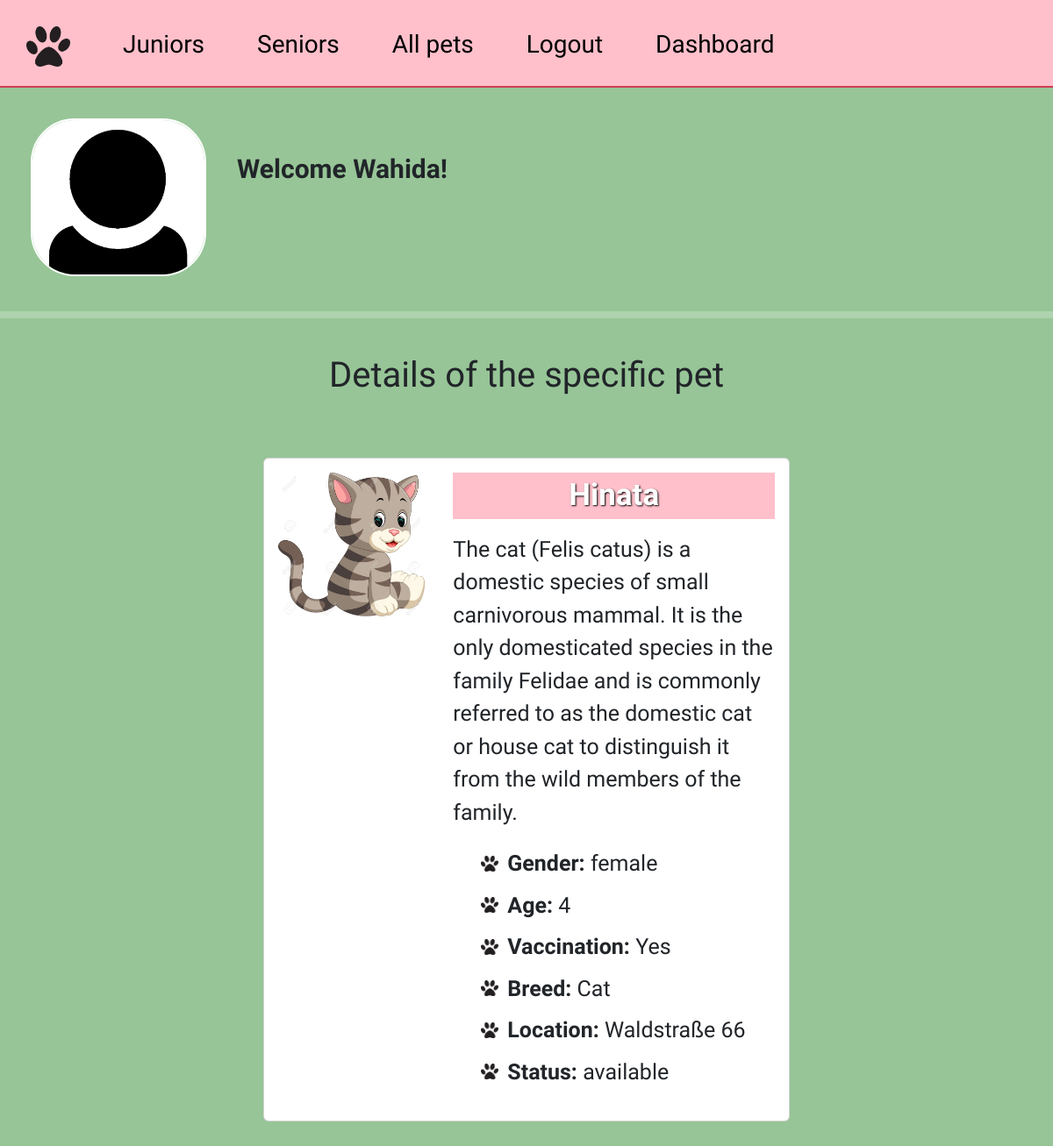
/details.php?id=2 (signed in), run on the app's committed database.
### tables this page shows
CREATE TABLE `users` (
  `usersID` int(11) NOT NULL,
  `first_name` varchar(255) NOT NULL,
  `last_name` varchar(255) NOT NULL,
  `email` varchar(255) NOT NULL,
  `phone_number` int(15) NOT NULL,
  `address` varchar(255) NOT NULL,
  `picture` varchar(255) DEFAULT NULL,
  `password` varchar(255) NOT NULL,
  `status` varchar(4) NOT NULL DEFAULT 'user'
);

CREATE TABLE `animal` (
  `animalID` int(11) NOT NULL,
  `name` varchar(255) NOT NULL,
  `gender` varchar(255) NOT NULL,
  `picture` varchar(255) NOT NULL,
  `location` varchar(255) NOT NULL,
  `description` varchar(500) NOT NULL,
  `size` decimal(13,2) NOT NULL,
  `age` int(3) NOT NULL,
  `vaccinated` varchar(255) NOT NULL,
  `breed` varchar(255) NOT NULL,
  `status` varchar(244) NOT NULL
);

### details.php (the view, shortened to what this page needs)
<?php
require_once "components/db_connect.php";
require_once "components/boot.php";
$logout ="";
$status = 'adm';
$sqli = "SELECT * FROM users WHERE status != '$status'";
$resulti = mysqli_query($connect, $sqli);
$body = '';
$dash = '';
if ($resulti->num_rows > 0) {
    while ($row = $resulti->fetch_array(MYSQLI_ASSOC)) {
        $body = $row['first_name'];
        $img = $row['picture'];
        $logout = " <a href='logout.php?logout'>Logout</a>";
        $dash = "<a href='dashboard.php'>Dashboard</a>";
    }
} else {
    $body = "No Data Available";
    $img = "No Data Available";
    $logout = " <a href='login.php'>Login</a>";
}
    if ($_GET['id']) {
        $id = $_GET['id'];
        $sql = "SELECT * FROM animal WHERE animalID = $id";
        $result = mysqli_query($connect, $sql);
        if (mysqli_num_rows($result) == 1) {
            $data = mysqli_fetch_assoc($result);
            $name = $data ['name'];
            $gender = $data ['gender'];
            $picture = $data ['picture'];
            $location = $data ['location'];
            $description = $data ['description'];
            $age = $data ['age'];
            $vaccinated = $data ['vaccinated'];
            $breed = $data ['breed'];
            $status = $data ['status'];
        } else {
            header("location: error.php");
        }
    } else {
        header("location: error.php");
    }
?>
<!DOCTYPE html>
<html lang="en">
<head>
    <link rel="stylesheet" href="style/style.css">
</head>
<body>
    <nav>
        <div><img src="pictures/pfote.webp" alt="pfote" width="50px">
        <a href="home.php"></a></div>
        <div><a href="juniors.php">Juniors</a></div>
        <div><a href="seniors.php">Seniors</a></div>
        <div><a href="home.php">All pets</a></div>
        <div><?php echo $logout?></div>
        <div><?php echo $dash?></div>
    </nav>
    <div class="user">
    <img src="pictures/<?php echo $img?>" alt="Picture">
    <div class="welcome">Welcome <?php echo $body?>!
</div>
</div>
<hr>
    <div class="titel1"><p>Details of the specific pet</p></div>
    <div class="container d-flex justify-content-center mt-5 mb-5">
    <div class="card mb-3" style="max-width: 600px;">
    <div class="row g-0">
    <div class="col-md-4 p-3">
      <img src='pictures/<?php echo $picture?>' width='100%' class="img-fluid" alt="<?php echo $name ?>">
    </div>
    <div class="col-md-8">
      <div class="card-body">
        <p class="mb-3 card-title"
        style = "font-weight: bold;
                text-align: center;
                font-size: 35px;
                color: white;
                text-shadow: 1px 1px 2px black;
                background-color: pink;"><?= $name?></p>
             <p class="card-text"><?= $description?></p>
        <ul>
            <li><strong>Gender: </strong><?= $gender ?></li>
            <li><strong>Age: </strong><?= $age?></li>
            <li><strong>Vaccination: </strong><?= $vaccinated ?></li>
            <li><strong>Breed: </strong><?= $breed ?></li>
            <li><strong>Location: </strong><?= $location ?></li>
            <li><strong>Status: </strong><?= $status ?></li>
        </ul>
      </div>
    </div>
  </div>
</div>
    </div>
</body>
</html>

### style/style.css (style rules this page uses)
* { padding: 0; margin: 0; font-family: "Shadows Into Light", cursive; box-sizing: border-box; }
body { background-color: rgb(151, 197, 151); }
nav { display: flex; flex-direction: row; height: 100px; width: 100%; background-color: pink; border-bottom: 2px solid rgb(206, 61, 85); }
nav div { padding: 30px; font-size: 28px; }
nav div a { color: black; text-decoration: none; }
.titel1 { display: flex; justify-content: center; margin-top: 35px; font-size: 40px; }
.container { font-size: 25px; }
.user { display: flex; justify-content: left; margin-top: 35px; margin-left: 35px; }
.user img { width: 200px; border-radius: 50px; border: 2px solid white; }
.user .welcome { margin-top: 35px; margin-left: 35px; font-size: 30px; font-weight: bold; }
hr { margin-top: 40px; margin-bottom: 20px; border: 4px solid rgb(248, 247, 247); }

### details.php (style rules this page uses)
li { margin: 0; padding: 5px 0 5px 30px; list-style: none; background-image: url("animal-pictures/pfote.webp"); background-repeat: no-repeat; background-position: left center; background-size: 20px; }

### data on the page
users: picture (placeholder picture), first_name "Wahida"
animal: picture (picture), name "Hinata", description "The cat (Felis catus) is a domestic species of small carnivorous mammal. It is the only domesticated species in the family Felidae and is commonly referred to as the domestic cat or house cat to distinguish it from the wild members of the family.", gender "female", age "4", vaccinated "Yes", breed "Cat", location "Waldstraße 66", status "available"
